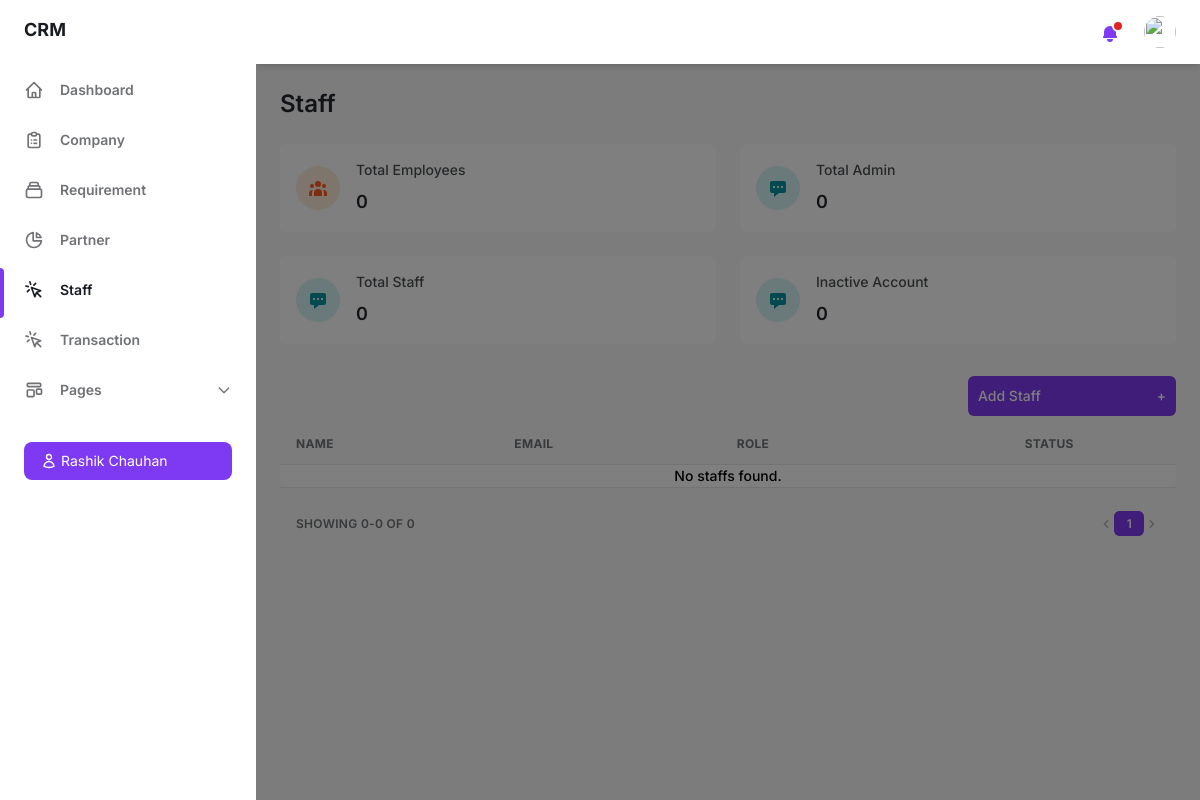
Before: /staff/ with the older database file.
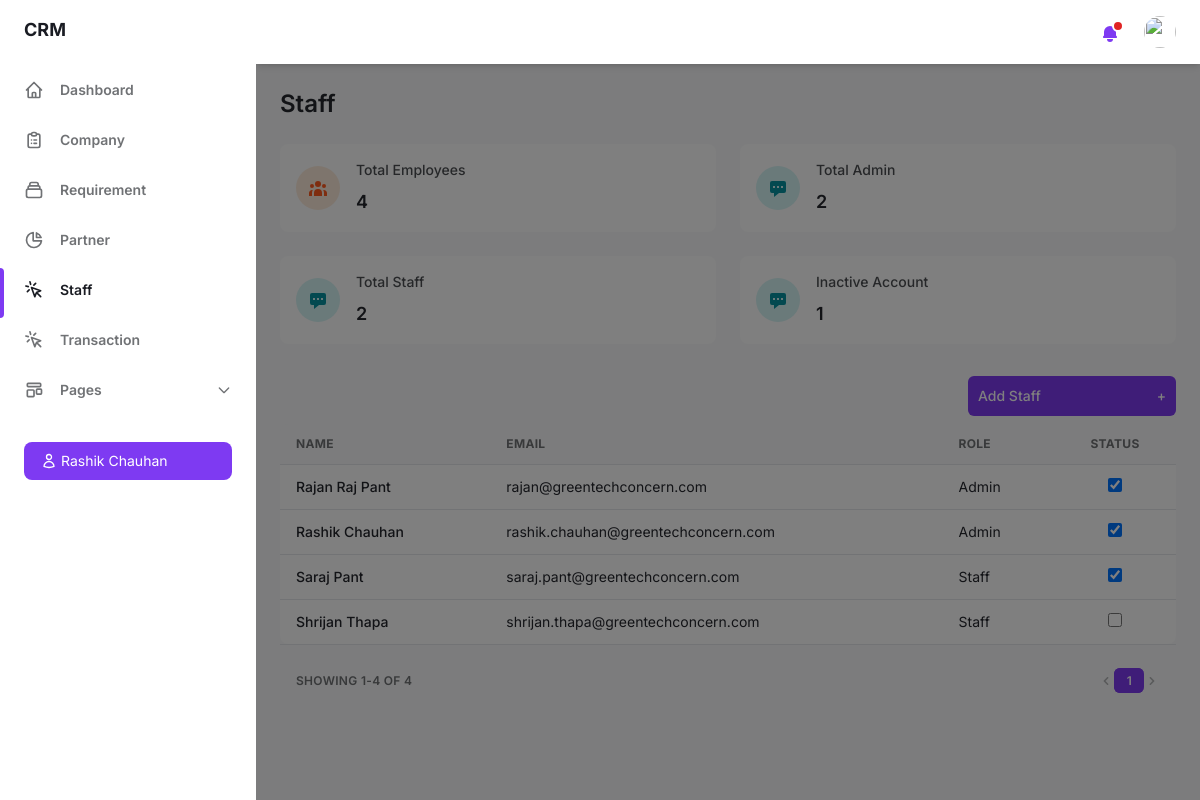
After: the same page with the newer database file.
### crm_app/models.py (models this page shows, shortened)
class Staff(models.Model):
    full_name = models.CharField(max_length=100)
    email = models.EmailField(unique=True)
    password = models.CharField(max_length=255)
    role = models.CharField(max_length=100)
    status = models.BooleanField(default=True)

### crm_app/views.py (the view)
# urls.py: path('staff/', views.staff, name='staff'),
def staff(request):
    staffs = Staff.objects.order_by('full_name')
    employee_count = Staff.objects.count()
    admin_count = Staff.objects.filter(role="Admin").count()
    staff_count = Staff.objects.filter(role="Staff").count()
    inactive_count = Staff.objects.filter(status=False).count()
    paginator = Paginator(staffs, 10)
    page = request.GET.get('page')
    try:
        staffs_page = paginator.page(page)
    except PageNotAnInteger:
        staffs_page = paginator.page(1)
    except EmptyPage:
        staffs_page = paginator.page(paginator.num_pages)
    context = {'staffs': staffs, 'employee_count': employee_count, 'admin_count': admin_count, 'staff_count': staff_count, 'inactive_count': inactive_count, 'staffs': staffs_page, 'paginator': paginator, 'page_obj': staffs_page,}
    return render(request, 'staff.html', context)

### templates/staff.html (shortened to what the changed rows need)
{% load static %}
<!DOCTYPE html>
<html :class="{ 'theme-dark': dark }" x-data="data()" lang="en">
<head>
    <link rel="stylesheet" href="{% static 'css/tailwind.output.css' %}" />
</head>
<body>
    <div class="flex h-screen bg-gray-50 dark:bg-gray-900" :class="{ 'overflow-hidden': isSideMenuOpen }">
        <div class="flex flex-col flex-1 w-full">
            <main class="h-full overflow-y-auto" id="main-staff-content">
                <div class="container px-6 mx-auto grid">
                    <h2 class="my-6 text-2xl font-semibold text-gray-700 dark:text-gray-200">Staff</h2>
                    <div class="grid gap-6 mb-8 md:grid-cols-2 xl:grid-cols-4">
                        <div class="flex items-center p-4 bg-white rounded-lg shadow-xs dark:bg-gray-800">
                            <div>
                                <p class="mb-2 text-sm font-medium text-gray-600 dark:text-gray-400">Total Employees</p>
                                <p class="text-lg font-semibold text-gray-700 dark:text-gray-200">{{ employee_count }}</p>
                            </div>
                        </div>
                        <div class="flex items-center p-4 bg-white rounded-lg shadow-xs dark:bg-gray-800">
                            <div>
                                <p class="mb-2 text-sm font-medium text-gray-600 dark:text-gray-400">Total Admin</p>
                                <p class="text-lg font-semibold text-gray-700 dark:text-gray-200">{{ admin_count }}</p>
                            </div>
                        </div>
                        <div class="flex items-center p-4 bg-white rounded-lg shadow-xs dark:bg-gray-800">
                            <div>
                                <p class="mb-2 text-sm font-medium text-gray-600 dark:text-gray-400">Total Staff</p>
                                <p class="text-lg font-semibold text-gray-700 dark:text-gray-200">{{ staff_count }}</p>
                            </div>
                        </div>
                        <div class="flex items-center p-4 bg-white rounded-lg shadow-xs dark:bg-gray-800">
                            <div>
                                <p class="mb-2 text-sm font-medium text-gray-600 dark:text-gray-400">Inactive Account</p>
                                <p class="text-lg font-semibold text-gray-700 dark:text-gray-200">{{ inactive_count }}</p>
                            </div>
                        </div>
                    </div>
                    <div class="w-full overflow-hidden rounded-lg shadow-xs">
                        <div class="w-full overflow-x-auto">
                            <table class="w-full whitespace-no-wrap">
                                <thead>
                                    <tr class="text-xs font-semibold tracking-wide text-left text-gray-500 uppercase border-b dark:border-gray-700 bg-gray-50 dark:text-gray-400 dark:bg-gray-800">
                                        <th class="px-4 py-3">Name</th>
                                        <th class="px-4 py-3">Email</th>
                                        <th class="px-4 py-3">Role</th>
                                        <th class="px-4 py-3 text-center">Status</th>
                                    </tr>
                                </thead>
                                <tbody class="bg-white divide-y dark:divide-gray-700 dark:bg-gray-800">
                                    {% for staff in staffs %}
                                    <tr class="text-gray-700 dark:text-gray-400">
                                        <td class="px-4 py-3">
                                            <p class="font-medium text-sm">{{ staff.full_name }}</p>
                                        </td>
                                        <td class="px-4 py-3 text-sm">{{ staff.email }}</td>
                                        <td class="px-4 py-3 text-sm">{{ staff.role }}</td>
                                        <td class="px-4 py-3 text-sm text-center">
                                            <input name="status" type="checkbox" data-id="{{ staff.id }}" {% if staff.status %}checked{% endif %} class="status-checkbox h-[14px] w-[14px] rounded border-gray-300 text-indigo-600 focus:ring-indigo-600">
                                        </td>
                                    </tr>
                                    {% empty %}
                                    <tr>
                                        <td colspan="5" class="font-medium text-sm text-center">No staffs found.</td>
                                    </tr>
                                    {% endfor %}
                                </tbody>
                            </table>
                        </div>
                    </div>
                    <div class="grid px-4 py-3 text-xs font-semibold tracking-wide text-gray-500 uppercase border-t dark:border-gray-700 bg-gray-50 sm:grid-cols-9 dark:text-gray-400 dark:bg-gray-800">
                        <span class="flex items-center col-span-3">Showing {{ page_obj.start_index }}-{{ page_obj.end_index }} of {{ paginator.count }}</span>
                        <span class="col-span-2"></span>
                        <span class="flex col-span-4 mt-2 sm:mt-auto sm:justify-end">
                            <nav aria-label="Table navigation">
                                <ul class="inline-flex items-center">
                                    {% for num in paginator.page_range %}
                                        {% if num == page_obj.number %}
                                        <li>
                                            <span class="px-3 py-1 text-white transition-colors duration-150 bg-purple-600 border border-r-0 border-purple-600 rounded-md focus:outline-none">{{ num }}</span>
                                        </li>
                                        {% else %}
                                        <li>
                                            <a href="?page={{ num }}" class="px-3 py-1 rounded-md focus:outline-none">{{ num }}</a>
                                        </li>
                                        {% endif %}
                                    {% endfor %}
                                </ul>
                            </nav>
                        </span>
                    </div>
                </div>
            </main>
        </div>
    </div>
</body>
</html>

Changed rows visible on the page:
added Staff: full_name "Rajan Raj Pant", email "rajan@greentechconcern.com", role "Admin", status "☑"
added Staff: full_name "Rashik Chauhan", email "rashik.chauhan@greentechconcern.com", role "Admin", status "☑"
added Staff: full_name "Saraj Pant", email "saraj.pant@greentechconcern.com", role "Staff", status "☑"
added Staff: full_name "Shrijan Thapa", email "shrijan.thapa@greentechconcern.com", role "Staff"
Other visible differences:
{{ employee_count }}: "0" → "4"
{{ admin_count }}: "0" → "2"
{{ staff_count }}: "0" → "2"
{{ inactive_count }}: "0" → "1"
{{ page_obj.start_index }}: "0" → "1"
{{ page_obj.end_index }}: "0" → "4"
{{ paginator.count }}: "0" → "4"
text no longer shown: "No staffs found."
